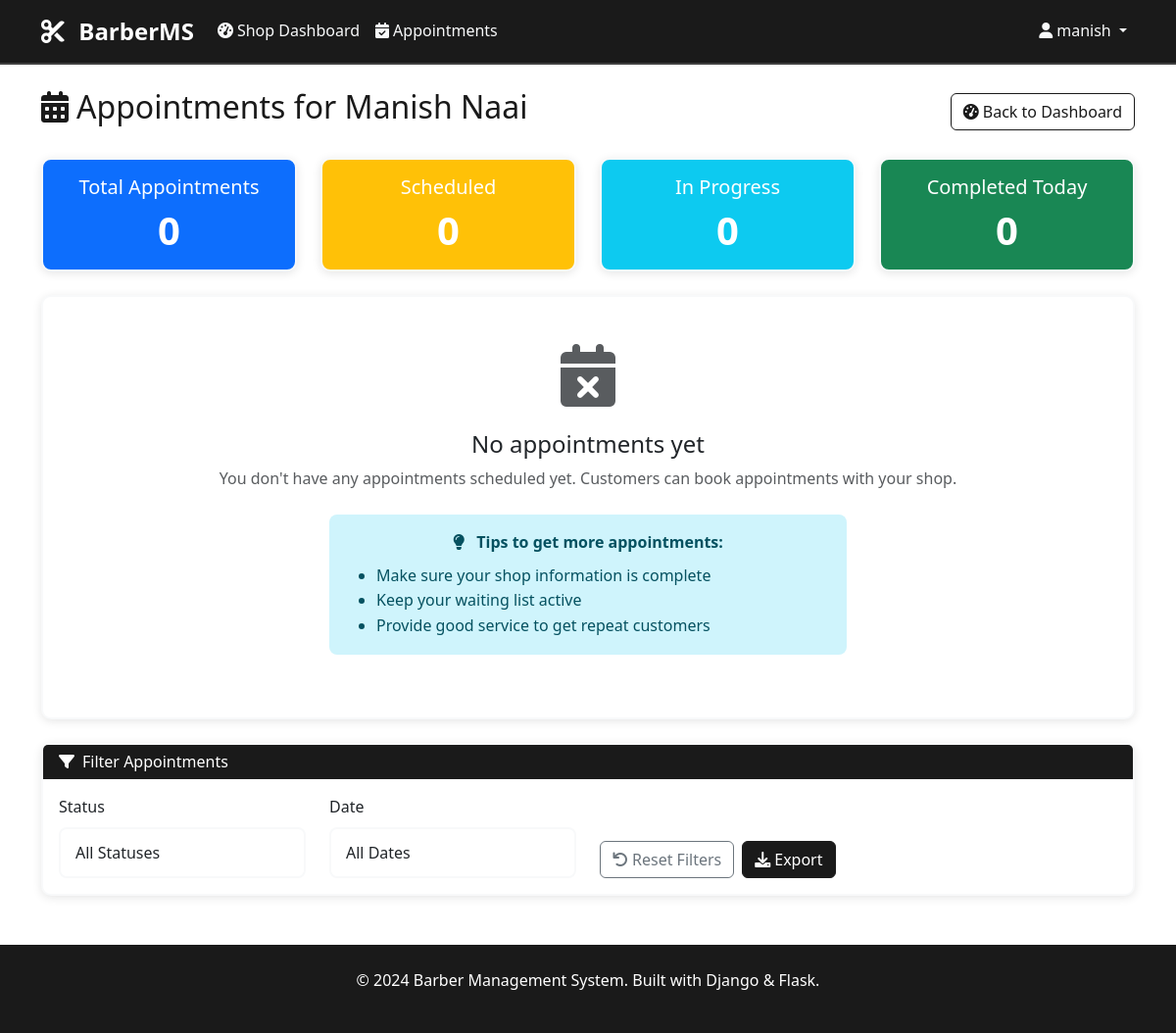
The app's page /appointments/shop-appointments/ (signed in), older data.
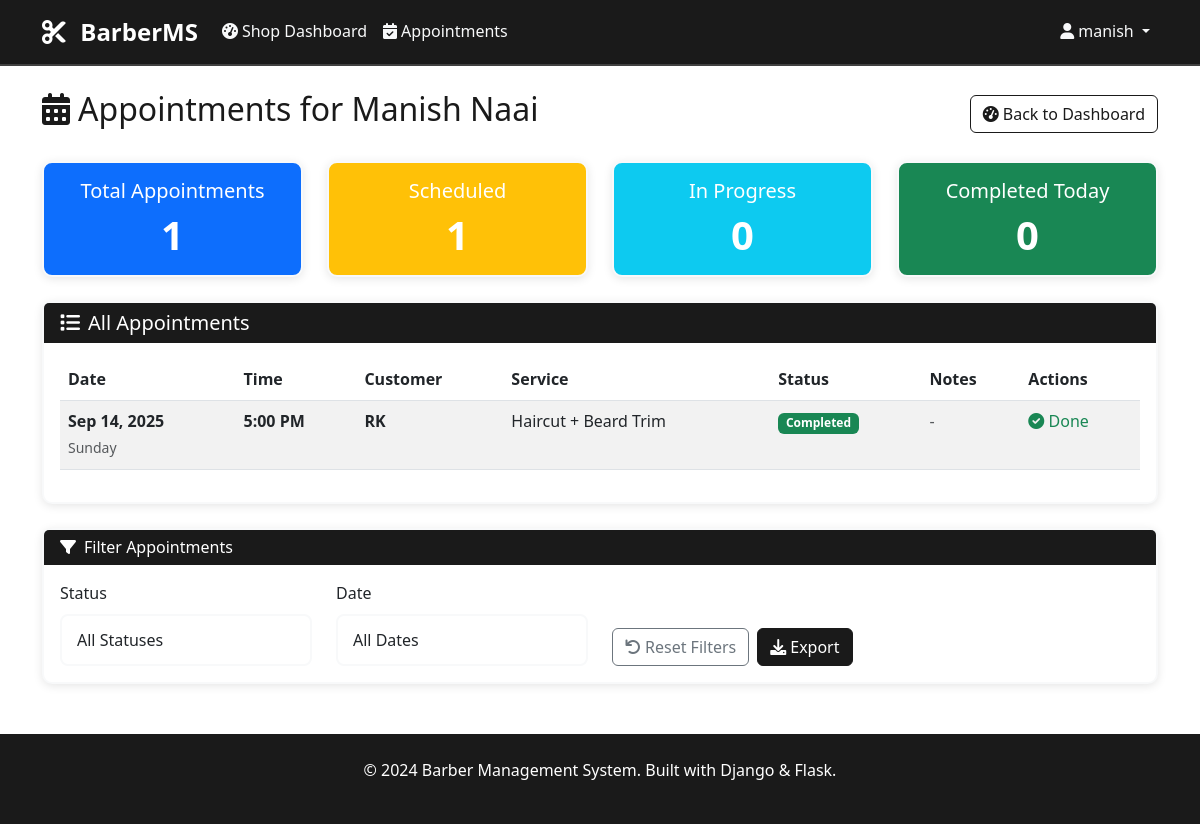
The same page, newer data.
### appointments/models.py (models this page shows, shortened)
class Appointment(models.Model):
    STATUS_CHOICES = [
        ('scheduled', 'Scheduled'),
        ('in_progress', 'In Progress'),
        ('completed', 'Completed'),
        ('cancelled', 'Cancelled'),
    ]
    customer = models.ForeignKey(User, on_delete=models.CASCADE, related_name='appointments')
    shop = models.ForeignKey(Shop, on_delete=models.CASCADE, related_name='appointments')
    appointment_date = models.DateField()
    appointment_time = models.TimeField()
    status = models.CharField(max_length=20, choices=STATUS_CHOICES, default='scheduled')
    service_description = models.TextField(blank=True)
    notes = models.TextField(blank=True)
    created_at = models.DateTimeField(auto_now_add=True)
    updated_at = models.DateTimeField(auto_now=True)
    class Meta:
        ordering = ['appointment_date', 'appointment_time']

### users/models.py (models this page shows, shortened)
class User(AbstractUser):
    USER_ROLES = [
        ('customer', 'Customer'),
        ('shop_owner', 'Shop Owner'),
    ]
    role = models.CharField(max_length=20, choices=USER_ROLES, default='customer')
    phone_number = models.CharField(max_length=15, blank=True)
    address = models.TextField(blank=True)
    latitude = models.DecimalField(max_digits=9, decimal_places=6, null=True, blank=True)
    longitude = models.DecimalField(max_digits=9, decimal_places=6, null=True, blank=True)
    created_at = models.DateTimeField(auto_now_add=True)
    updated_at = models.DateTimeField(auto_now=True)

### appointments/views.py (the view)
# urls.py: path('shop-appointments/', views.shop_appointments, name='shop_appointments'),
@login_required
def shop_appointments(request):
    if request.user.role != 'shop_owner':
        messages.error(request, 'Access denied')
        return redirect('dashboard')
    if not hasattr(request.user, 'shop'):
        messages.error(request, 'Please set up your shop first')
        return redirect('shop_setup')
    shop = request.user.shop
    appointments = shop.appointments.all().order_by('-appointment_date', '-appointment_time')
    return render(request, 'appointments/shop_appointments.html', {
        'appointments': appointments,
        'shop': shop
    })

### templates/appointments/shop_appointments.html (shortened to what the changed rows need)
{% extends 'base/base.html' %}
{% block content %}
<div class="row">
    <div class="col-12">
        <div class="d-flex justify-content-between align-items-center mb-4">
            <h2><i class="fas fa-calendar-alt me-2"></i>Appointments for {{ shop.name }}</h2>
        </div>
    </div>
</div>
<div class="row mb-4">
    <div class="col-md-3">
        <div class="card text-center bg-primary text-white">
            <div class="card-body">
                <h5 class="card-title">Total Appointments</h5>
                <p class="card-text display-6 fw-bold">{{ appointments.count }}</p>
            </div>
        </div>
    </div>
    <div class="col-md-3">
        <div class="card text-center bg-warning text-white">
            <div class="card-body">
                <h5 class="card-title">Scheduled</h5>
                <p class="card-text display-6 fw-bold">{{ appointments|length }}</p>
            </div>
        </div>
    </div>
</div>
{% if appointments %}
<div class="row">
    <div class="col-12">
        <div class="card">
            <div class="card-header">
                <h5 class="mb-0"><i class="fas fa-list me-2"></i>All Appointments</h5>
            </div>
            <div class="card-body">
                <div class="table-responsive">
                    <table class="table table-striped">
                        <thead>
                            <tr>
                                <th>Date</th>
                                <th>Time</th>
                                <th>Customer</th>
                                <th>Service</th>
                                <th>Status</th>
                                <th>Notes</th>
                                <th>Actions</th>
                            </tr>
                        </thead>
                        <tbody>
                            {% for appointment in appointments %}
                            <tr>
                                <td>
                                    <strong>{{ appointment.appointment_date|date:"M d, Y" }}</strong><br>
                                    <small class="text-muted">{{ appointment.appointment_date|date:"l" }}</small>
                                </td>
                                <td>
                                    <strong>{{ appointment.appointment_time|time:"g:i A" }}</strong>
                                </td>
                                <td>
                                    <strong>{{ appointment.customer.first_name|default:appointment.customer.username }} {{ appointment.customer.last_name|default:"" }}</strong><br>
                                </td>
                                <td>{{ appointment.service_description|default:"Not specified" }}</td>
                                <td>
                                    <span class="badge
                                        {% if appointment.status == 'completed' %}bg-success{% endif %}
                                    ">
                                        {{ appointment.get_status_display }}
                                    </span>
                                </td>
                                <td>
                                    {% if appointment.notes %}
                                        <span data-bs-toggle="tooltip" title="{{ appointment.notes }}">
                                            {{ appointment.notes|truncatechars:30 }}
                                        </span>
                                    {% else %}
                                        <span class="text-muted">-</span>
                                    {% endif %}
                                </td>
                                <td>
                                    {% if appointment.status == 'scheduled' %}
                                        <div class="btn-group" role="group">
                                            <button class="btn btn-sm btn-warning" onclick="startService({{ appointment.id }})" title="Start Service">
                                                <i class="fas fa-play"></i>
                                            </button>
                                            <button class="btn btn-sm btn-success" onclick="completeService({{ appointment.id }})" title="Mark Completed">
                                                <i class="fas fa-check"></i>
                                            </button>
                                            <button class="btn btn-sm btn-danger" onclick="cancelAppointment({{ appointment.id }})" title="Cancel">
                                                <i class="fas fa-times"></i>
                                            </button>
                                        </div>
                                    {% elif appointment.status == 'in_progress' %}
                                        <button class="btn btn-sm btn-success" onclick="completeService({{ appointment.id }})" title="Mark Completed">
                                            <i class="fas fa-check"></i> Complete
                                        </button>
                                    {% elif appointment.status == 'completed' %}
                                        <span class="text-success">
                                            <i class="fas fa-check-circle"></i> Done
                                        </span>
                                    {% else %}
                                        <span class="text-muted">-</span>
                                    {% endif %}
                                </td>
                            </tr>
                            {% endfor %}
                        </tbody>
                    </table>
                </div>
            </div>
        </div>
    </div>
</div>
{% else %}
<div class="row">
    <div class="col-12">
        <div class="card text-center">
            <div class="card-body py-5">
                <i class="fas fa-calendar-times fa-4x text-muted mb-4"></i>
                <h4>No appointments yet</h4>
                <p class="text-muted mb-4">You don't have any appointments scheduled yet. Customers can book appointments with your shop.</p>
                <div class="row justify-content-center">
                    <div class="col-md-6">
                        <div class="alert alert-info">
                            <i class="fas fa-lightbulb me-2"></i>
                            <strong>Tips to get more appointments:</strong>
                            <ul class="text-start mt-2 mb-0">
                                <li>Make sure your shop information is complete</li>
                                <li>Keep your waiting list active</li>
                                <li>Provide good service to get repeat customers</li>
                            </ul>
                        </div>
                    </div>
                </div>
            </div>
        </div>
    </div>
</div>
{% endif %}
{% endblock %}

Row changes from the older to the newer data that the page shows:
added Appointment: appointment_date "Sep 14, 2025", appointment_date "Sunday", appointment_time "5:00 PM", customer.first_name "RK", service_description "Haircut + Beard Trim", status "Completed", shows "Done"
Text that changed along with them:
{{ appointments.count }}: "0" → "1"
{{ appointments|length }}: "0" → "1"
text no longer shown: "No appointments yet You don't have any appointments scheduled yet. Customers can book appointments with your shop. Tips to get more appointments: Make sure your shop information is complete Keep your waiting list active Provide good service to get repeat customers"
text now shown: "All Appointments Date Time Customer Service Status Notes Actions"
